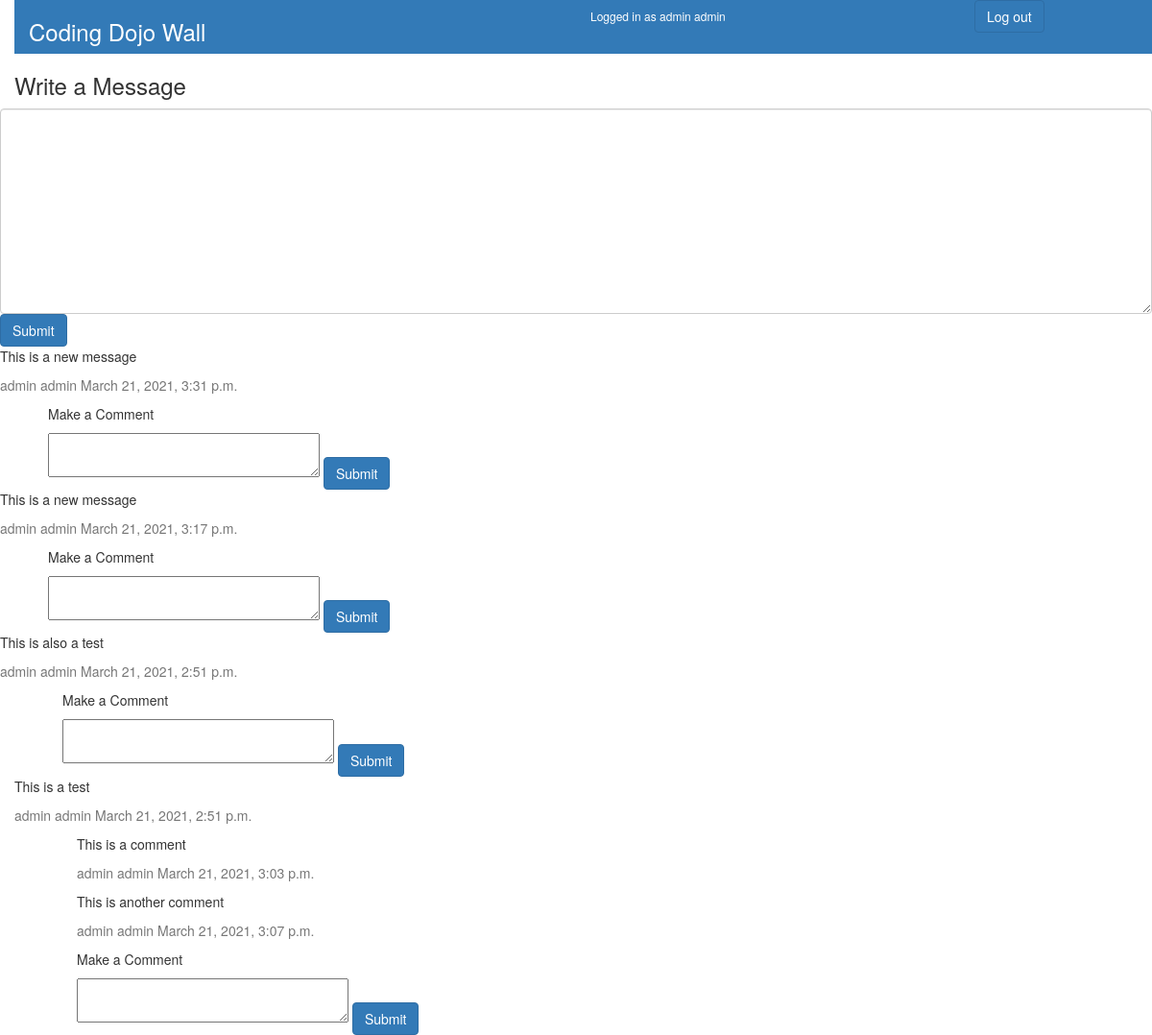
/wall (signed in), run on the app's committed database.
### login/models.py (models this page shows)
class User(models.Model):
    email = models.CharField(max_length=55)
    first_name = models.CharField(max_length=55)
    last_name = models.CharField(max_length=55)
    dob = models.DateField()
    password = models.CharField(max_length=255)
    user_id = models.CharField(max_length=20)
    created_at = models.DateTimeField(auto_now_add=True)
    updated_at = models.DateTimeField(auto_now=True)
    objects = Validator()

class Message(models.Model):
    user_id = models.ForeignKey(User, related_name= 'messages', on_delete=models.CASCADE)
    message = models.TextField()
    created_at = models.DateTimeField(auto_now_add=True)
    updated_at = models.DateTimeField(auto_now=True)
    objects = message_validator()

class Comment(models.Model):
    user_id = models.ForeignKey(User, related_name= 'comments', on_delete=models.CASCADE)
    message_id = models.ForeignKey(Message, related_name= 'comments', on_delete=models.CASCADE)
    comment = models.CharField(max_length=255)
    created_at = models.DateTimeField(auto_now_add=True)
    updated_at = models.DateTimeField(auto_now=True)
    objects = comment_validator()

### login/views.py (the view)
# urls.py: path('wall', views.wall),
def wall(request):
    check = User.objects.filter(user_id = request.session["user"])
    if check:
        context = {"message": Message.objects.all(),
        "current_user" : check[0]}
        return render(request, 'wall.html', context)
    else:
        return redirect ('/')

### login/templates/wall.html (shortened to what this page needs)
<!DOCTYPE html>
<html lang="en">
<head>
    <link rel="stylesheet" href="https://maxcdn.bootstrapcdn.com/bootstrap/3.3.7/css/bootstrap.min.css"
>
</head>
<body>
    <div class="container">
        <div class="row ">
            <div class = "col-md-6 bg-primary text-white">
                <h3>Coding Dojo Wall</h3>
            </div>
            <div class="row align-items-end">
                <div class = "col-md-4 bg-primary text-white" style="height: 56.4px;">
                    <h6>Logged in as {{current_user.first_name}} {{current_user.last_name}}</h6>
                </div>
            <div class = "col-md-2 bg-primary px-3" style="height: 56.4px;">
                <a href="/logout"> <button class="btn btn-primary mt-4">Log out</button></a>
            </div>
        </div>
        <div class="row">
            <div class = "col-md-4">
                <h3>Write a Message</h3>
            </div>
            <div class="col-md-6"></div>
        </div>
        <div class="row">
            <div clas = "col-md-6">
                <form action="/process_message" method="POST">
                    <textarea  name="message" class ="form-control"  cols="35" rows="10"></textarea>
                    <button  type="submit" class="btn btn-primary"> Submit</button>
                </form>
            </div>
        </div>
        <div class="row">
            <div clas = "col">
                <div  class="border-secondary">
                {% for message in message reversed%}
                <p class="border-secondary">{{message.message}}</p>
                <p class= "text-muted">{{message.user_id.first_name}} {{message.user_id.last_name}} {{message.created_at}}</p>
                </div >
                {% for comment in message.comments.all %}
                <div style="margin-left: 50px;" class="border-secondary">
                <p>{{comment.comment}}</p>
                <p class= "text-muted">{{comment.user_id.first_name}} {{comment.user_id.last_name}} {{comment.created_at}}</p>
                </div>
                {% endfor %}
                <ps style="margin-left: 50px;">Make a Comment</p>
                <form style="margin-left: 50px;" action="/process_comment" method="POST">
                    <textarea name="comment" cols="35" rows="2"></textarea>
                    <button type="submit" class="btn btn-primary">Submit</button>
                </form>
                {% endfor %}
            </div>
</body>

### data on the page
User: first_name "admin", last_name "admin"
Message: message "This is a new message", user_id.first_name "admin", user_id.last_name "admin", created_at "March 21, 2021, 3:31 p.m."
Message: message "This is a new message", user_id.first_name "admin", user_id.last_name "admin", created_at "March 21, 2021, 3:17 p.m."
Message: message "This is also a test", user_id.first_name "admin", user_id.last_name "admin", created_at "March 21, 2021, 2:51 p.m."
Message: message "This is a test", user_id.first_name "admin", user_id.last_name "admin", created_at "March 21, 2021, 2:51 p.m."
Comment: comment "This is a comment", user_id.first_name "admin", user_id.last_name "admin", created_at "March 21, 2021, 3:03 p.m."
Comment: comment "This is another comment", user_id.first_name "admin", user_id.last_name "admin", created_at "March 21, 2021, 3:07 p.m."
